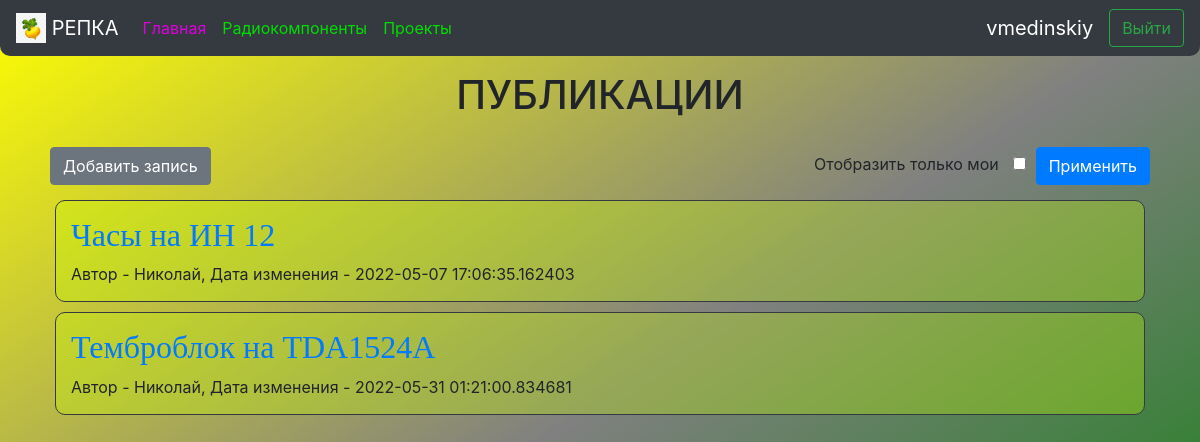
Screenshot of /projects (signed in) with the database file from the repository.
### data/users.py (models this page shows, shortened)
class User(SqlAlchemyBase, UserMixin, SerializerMixin):
    __tablename__ = 'users'
    id = sqlalchemy.Column(sqlalchemy.Integer, primary_key=True, autoincrement=True)
    name = sqlalchemy.Column(sqlalchemy.String, nullable=True)
    about = sqlalchemy.Column(sqlalchemy.String, nullable=True)
    email = sqlalchemy.Column(sqlalchemy.String, index=True, unique=True, nullable=True)
    hashed_password = sqlalchemy.Column(sqlalchemy.String, nullable=True)
    created_date = sqlalchemy.Column(sqlalchemy.DateTime, default=datetime.datetime.now)
    news = orm.relation("News", back_populates='user')
    comments = orm.relation("Comment", back_populates="user")

### data/news.py (models this page shows)
class News(SqlAlchemyBase, SerializerMixin):
    __tablename__ = 'news'
    id = sqlalchemy.Column(sqlalchemy.Integer, primary_key=True, autoincrement=True)
    title = sqlalchemy.Column(sqlalchemy.String, nullable=True)
    content = sqlalchemy.Column(sqlalchemy.String, nullable=True)
    created_date = sqlalchemy.Column(sqlalchemy.DateTime, default=datetime.datetime.today())
    is_private = sqlalchemy.Column(sqlalchemy.Boolean, default=True)
    user_id = sqlalchemy.Column(sqlalchemy.Integer, sqlalchemy.ForeignKey("users.id"))
    about = sqlalchemy.Column(sqlalchemy.String, nullable=True)
    user = orm.relation('User')
    comments = orm.relation("Comment", back_populates="news")

### main.py (the view)
@app.route("/projects", methods=['GET', 'POST'])
def projects():
    db_sess = db_session.create_session()
    form = ProjectForm()
    if current_user.is_authenticated:
        news = db_sess.query(News).filter((News.is_private != True) | (News.user == current_user))
    else:
        news = db_sess.query(News).filter(News.is_private != True)
    if form.validate_on_submit():
        if form.is_private.data:
            news = db_sess.query(News).filter(News.user == current_user)
    return render_template("index.html", news=news, form=form)

### forms/news.py
class ProjectForm(FlaskForm):
    is_private = BooleanField("Отобразить только мои")
    submit = SubmitField("Применить")

### data/db_session.py (called while the page is built)
def create_session() -> Session:
    global __factory
    return __factory()

### main.py (called while the page is built)
@login_manager.user_loader
def load_user(user_id):
    db_sess = db_session.create_session()
    return db_sess.query(User).get(user_id)

### templates/index.html (shortened to what this page needs)
{% extends "base.html" %}
{% block content %}
<h1 align="center" style="padding: 15px">ПУБЛИКАЦИИ</h1>
{% if current_user.is_authenticated %}
<div style="padding: 5px">
    <a href="news" class="btn btn-secondary">Добавить запись</a>
    <form action="" method="post" style="float: right">
        <a style="padding: 5px">{{form.is_private.label}}</a>
        <a style="padding: 5px">{{form.is_private}}</a>
        <a>{{form.submit(type="submit", class="btn btn-primary")}}</a>
    </form>
</div>
{% endif %}
{% for item in news%}
<div class="col-md6 border border-dark"
     style="padding: 15px; margin: 10px; border-radius: 10px; backdrop-filter: blur(2px); background: rgba(200, 255, 0, 0.3);">
    <h2><font face="Comic Sans MS" color="#000000"><a style="display: block;" href="/project/{{ item.id }}">{{item.title}}</a></font>
    </h2>
    <div>
        Автор - {{item.user.name}}, Дата изменения - {{item.created_date}}
    </div>
</div>
{% endfor %}
{% endblock %}

### templates/base.html (shortened to what this page needs)
<!doctype html>
<html lang="en">
<head>
    <link rel="stylesheet"
          href="https://stackpath.bootstrapcdn.com/bootstrap/4.4.1/css/bootstrap.min.css"
>
</head>
<body style="background: linear-gradient(to bottom right, yellow, grey, green); background-attachment: fixed;">
<header>
    <nav class="navbar navbar-expand-sm navbar-dark bg-dark" style="border-radius: 0 0 10px 10px">
        <a class="navbar-brand"><img src="../static/img/repka1.jpg" width="30" height="30"
                                               class="d-inline-block align-top" alt="Картинка репки"> РЕПКА</a>
        <div class="collapse navbar-collapse" id="collapsibleNavbar">
            <div class="navbar-nav mr-auto">
                <a class="nav-item nav-link active" style="color:#DD00DD" href="/#">Главная<span class="sr-only">(current)</span></a>
                <a class="nav-item nav-link" style="color:#00DD00" href="/components">Радиокомпоненты</a>
                <a class="nav-item nav-link" style="color:#00DD00" href="/projects">Проекты</a>
            </div>
        </div>
        {% if current_user.is_authenticated %}
        <a class="navbar-brand">{{ current_user.name }}</a>
        <a class="btn btn-outline-success" href="/logout" type="button">Выйти</a>
        {% else %}
        <a class="btn btn-success" href="/login">Авторизация</a>
        {% endif %}
    </nav>
</header>
<main role="main" class="container">
    {% block content %}{% endblock %}
</main>
</body>
</html>

### rows the page displays
User: name "vmedinskiy"
News: title "Часы на ИН 12", user.name "Николай", created_date "2022-05-07 17:06:35.162403"
News: title "Темброблок на TDA1524A", user.name "Николай", created_date "2022-05-31 01:21:00.834681"
